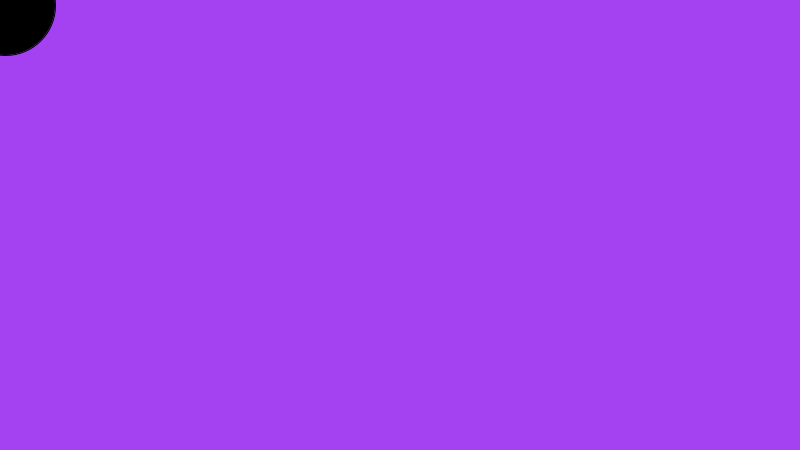
Frame 1 (no input)
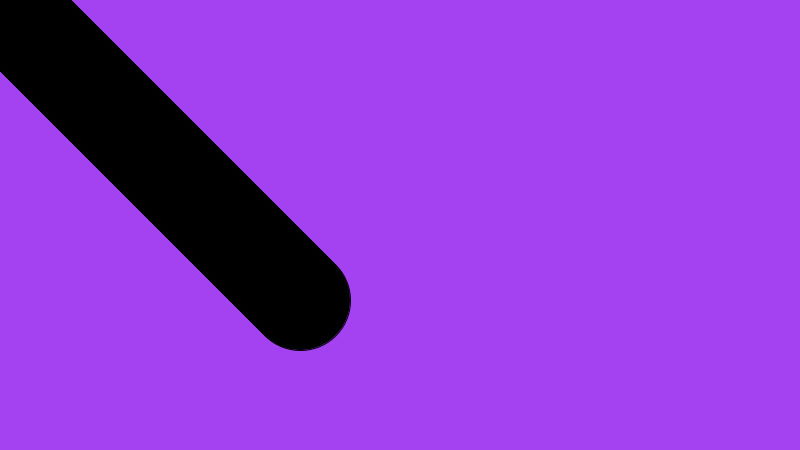
Frame 60 (the mouse pressed at the canvas centre just before this capture)
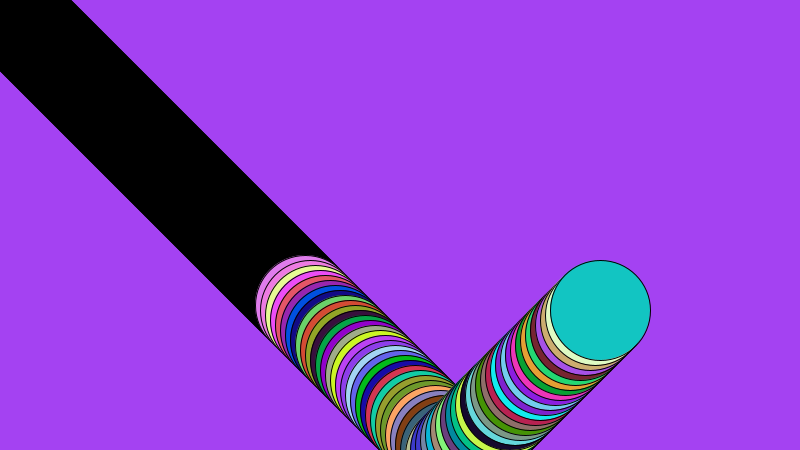
Frame 120 (the mouse held since frame 60 and released just before this capture)

The Processing sketch that drew these frames (run headless with seeded random() and noise(); from frame 60 on, the mouse is pressed at the canvas centre):

// Processing sketch: processing_51007
// ── processing_51007.pde

int x;
int y;
int directionx;
int directiony;


void setup(){
  size(800,450);
  background(random(255),random(255),random(255));
 
   

  x = 0;
  y = 0;
  directionx =5;
  directiony =5;
} 

void draw(){
  if (mousePressed == true) {
    fill(random(255),random(255),random(255));
  } else {
    fill(mouseY);
  if (keyPressed == true) {
    background(random(255),random(255),random(255));
  } else {
    fill(mouseY);
  }  
  }
   

    
  
  x += directionx;
  y += directiony;
  if(y > 450){
    directiony = -5;
      
  
  }
    
   
   ellipse(x,y,100,100);
    fill(random(255),random(255),random(255));
   if(x > 800){
    directionx = -5;
     
   
   }

   if(y < 0){
     directiony = +5;
 
      
   }
   if(x < 0){
      directionx = +5;
        
   }  

   }


 
